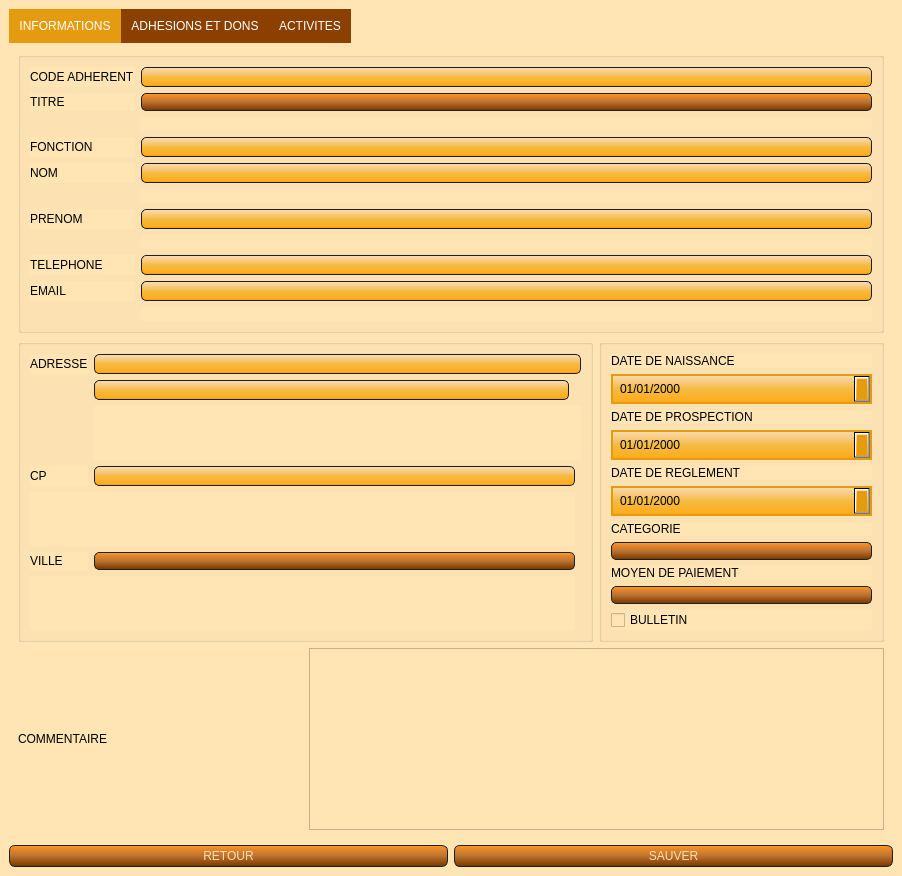
<?xml version="1.0" encoding="UTF-8"?>
<ui version="4.0">
 <class>detail_adherent</class>
 <widget class="QMainWindow" name="detail_adherent">
  <property name="geometry">
   <rect>
    <x>0</x>
    <y>0</y>
    <width>902</width>
    <height>876</height>
   </rect>
  </property>
  <property name="windowTitle">
   <string>AssoGestion - Détail adhérent - AMSE</string>
  </property>
  <property name="styleSheet">
   <string notr="true">QWidget
{
    background-color: #FFE5B4;
}
QLineEdit
{
    background-color: QLinearGradient( x1: 0, y1: 0, x2: 0, y2: 1, stop: 0 #FFDEAD, stop: 0.1 #FAD5A5, stop: 0.5 #F4BB44, stop: 0.9 #FFAC1C, stop: 1 #E49B0F);
    padding: 1px;
    border-style: solid;
    border: 1px solid #1e1e1e;
    border-radius: 5;
}

QPushButton
{
    color: #FFDEAD;
    background-color: QLinearGradient( x1: 0, y1: 0, x2: 0, y2: 1, stop: 0 #FFAC1C, stop: 0.1 #F28C28, stop: 0.5 #B87333, stop: 0.9 #8B4000, stop: 1 #464646);
    border-width: 1px;
    border-color: #1e1e1e;
    border-style: solid;
    border-radius: 6;
    padding: 3px;
    font-size: 12px;
    padding-left: 5px;
    padding-right: 5px;
    min-width: 40px;
}

QPushButton:pressed
{
    background-color: QLinearGradient( x1: 0, y1: 0, x2: 0, y2: 1, stop: 0 #2d2d2d, stop: 0.1 #2b2b2b, stop: 0.5 #292929, stop: 0.9 #282828, stop: 1 #252525);
}

QComboBox
{
	color: #FFDEAD;
    selection-background-color: #FFDEAD;
    background-color: QLinearGradient( x1: 0, y1: 0, x2: 0, y2: 1, stop: 0 #FFAC1C, stop: 0.1 #F28C28, stop: 0.5 #B87333, stop: 0.9 #8B4000, stop: 1 #464646);
    border-style: solid;
    border: 1px solid #1e1e1e;
    border-radius: 5;
}

QComboBox:hover,QPushButton:hover
{
    border: 2px solid QLinearGradient( x1: 0, y1: 0, x2: 0, y2: 1, stop: 0 #FFAC1C, stop: 1 #F28C28);
}


QComboBox:on
{
    padding-top: 3px;
    padding-left: 4px;
    background-color: QLinearGradient( x1: 0, y1: 0, x2: 0, y2: 1, stop: 0 #2d2d2d, stop: 0.1 #2b2b2b, stop: 0.5 #292929, stop: 0.9 #282828, stop: 1 #252525);
    selection-background-color: #ffaa00;
}

QComboBox QAbstractItemView
{
    border: 2px solid darkgray;
    selection-background-color: QLinearGradient( x1: 0, y1: 0, x2: 0, y2: 1, stop: 0 #ffa02f, stop: 1 #d7801a);
}

QComboBox::drop-down
{
     subcontrol-origin: padding;
     subcontrol-position: top right;
     width: 15px;

     border-left-width: 0px;
     border-left-color: darkgray;
     border-left-style: solid; /* just a single line */
     border-top-right-radius: 3px; /* same radius as the QComboBox */
     border-bottom-right-radius: 3px;
 }


QScrollBar:horizontal {
     border: 1px solid #222222;
     background: QLinearGradient( x1: 0, y1: 0, x2: 0, y2: 1, stop: 0.0 #121212, stop: 0.2 #282828, stop: 1 #484848);
     height: 7px;
     margin: 0px 16px 0 16px;
}

QScrollBar::handle:horizontal
{
      background: QLinearGradient( x1: 0, y1: 0, x2: 1, y2: 0, stop: 0 #ffa02f, stop: 0.5 #d7801a, stop: 1 #ffa02f);
      min-height: 20px;
      border-radius: 2px;
}

QScrollBar::add-line:horizontal {
      border: 1px solid #1b1b19;
      border-radius: 2px;
      background: QLinearGradient( x1: 0, y1: 0, x2: 1, y2: 0, stop: 0 #ffa02f, stop: 1 #d7801a);
      width: 14px;
      subcontrol-position: right;
      subcontrol-origin: margin;
}

QScrollBar::sub-line:horizontal {
      border: 1px solid #1b1b19;
      border-radius: 2px;
      background: QLinearGradient( x1: 0, y1: 0, x2: 1, y2: 0, stop: 0 #ffa02f, stop: 1 #d7801a);
      width: 14px;
     subcontrol-position: left;
     subcontrol-origin: margin;
}

QScrollBar::right-arrow:horizontal, QScrollBar::left-arrow:horizontal
{
      border: 1px solid black;
      width: 1px;
      height: 1px;
      background: white;
}

QScrollBar::add-page:horizontal, QScrollBar::sub-page:horizontal
{
      background: none;
}

QScrollBar:vertical
{
      background: QLinearGradient( x1: 0, y1: 0, x2: 1, y2: 0, stop: 0.0 #121212, stop: 0.2 #282828, stop: 1 #484848);
      width: 7px;
      margin: 16px 0 16px 0;
      border: 1px solid #222222;
}

QScrollBar::handle:vertical
{
      background: QLinearGradient( x1: 0, y1: 0, x2: 0, y2: 1, stop: 0 #ffa02f, stop: 0.5 #d7801a, stop: 1 #ffa02f);
      min-height: 20px;
      border-radius: 2px;
}

QScrollBar::add-line:vertical
{
      border: 1px solid #1b1b19;
      border-radius: 2px;
      background: QLinearGradient( x1: 0, y1: 0, x2: 0, y2: 1, stop: 0 #ffa02f, stop: 1 #d7801a);
      height: 14px;
      subcontrol-position: bottom;
      subcontrol-origin: margin;
}

QScrollBar::sub-line:vertical
{
      border: 1px solid #1b1b19;
      border-radius: 2px;
      background: QLinearGradient( x1: 0, y1: 0, x2: 0, y2: 1, stop: 0 #d7801a, stop: 1 #ffa02f);
      height: 14px;
      subcontrol-position: top;
      subcontrol-origin: margin;
}

QScrollBar::up-arrow:vertical, QScrollBar::down-arrow:vertical
{
      border: 1px solid black;
      width: 1px;
      height: 1px;
      background: white;
}


QScrollBar::add-page:vertical, QScrollBar::sub-page:vertical
{
      background: none;
}

QHeaderView::section:horizontal
{
    background-color: QLinearGradient( x1: 0, y1: 0, x2: 0, y2: 1, stop: 0 #FFAC1C, stop: 0.1 #F28C28, stop: 0.5 #B87333, stop: 0.9 #8B4000, stop: 1 #464646);
    color: #FFDEAD;;
    padding-left: 4px;
    border: 1px solid #6c6c6c;
}
QHeaderView::section:vertical
{
    background-color: QLinearGradient( x1: 0, y1: 0, x2: 0, y2: 1, stop: 0 #FFAC1C, stop: 0.1 #F28C28, stop: 0.5 #B87333, stop: 0.9 #8B4000, stop: 1 #464646);
    color: #FFDEAD;;
    padding-left: 4px;
    border: 1px solid #6c6c6c;
}
QTableWidget QTableCornerButton::section {
    background-color: QLinearGradient( x1: 0, y1: 0, x2: 0, y2: 1, stop: 0 #FFAC1C, stop: 0.1 #F28C28, stop: 0.5 #B87333, stop: 0.9 #8B4000, stop: 1 #464646);
}
QTableWidget::item:selected{ background-color: QLinearGradient( x1: 0, y1: 0, x2: 0, y2: 1, stop: 0 #FFDEAD, stop: 0.1 #FAD5A5, stop: 0.5 #F4BB44, stop: 0.9 #FFAC1C, stop: 1 #E49B0F); }

QDateEdit
{
border : 2px solid #E49B0F;
background-color : QLinearGradient( x1: 0, y1: 0, x2: 0, y2: 1, stop: 0 #FFDEAD, stop: 0.1 #FAD5A5, stop: 0.5 #F4BB44, stop: 0.9 #FFAC1C, stop: 1 #E49B0F);;
padding : 5px;
}
QDateEdit::up-arraow
{
border : 2px solid black;
background-color : lightgreen;

}
QDateEdit::down-arrow
{
background-color : #E49B0F;
}

QTabWidget::tab-bar {
   border: 1px solid #E49B0F;
}

QTabBar::tab {
  background: #8B4000;
  color: white;
  padding: 10px;
 }

 QTabBar::tab:selected {
  background: #E49B0F;
 }

QTabWidget::pane { 
   border: none;
}</string>
  </property>
  <widget class="QWidget" name="centralwidget">
   <layout class="QGridLayout" name="gridLayout">
    <item row="2" column="1">
     <widget class="QPushButton" name="butt_valider">
      <property name="text">
       <string>SAUVER</string>
      </property>
     </widget>
    </item>
    <item row="1" column="0" colspan="2">
     <widget class="QTabWidget" name="tab_adherent">
      <property name="enabled">
       <bool>true</bool>
      </property>
      <property name="currentIndex">
       <number>0</number>
      </property>
      <property name="documentMode">
       <bool>false</bool>
      </property>
      <widget class="QWidget" name="tab_info">
       <attribute name="title">
        <string>INFORMATIONS</string>
       </attribute>
       <layout class="QGridLayout" name="gridLayout_2">
        <item row="1" column="0" colspan="2">
         <widget class="QGroupBox" name="groupBox_2">
          <property name="title">
           <string/>
          </property>
          <layout class="QGridLayout" name="gridLayout_4">
           <item row="0" column="1" colspan="3">
            <widget class="QLineEdit" name="adresse_edit"/>
           </item>
           <item row="0" column="0">
            <widget class="QLabel" name="label_5">
             <property name="text">
              <string>ADRESSE</string>
             </property>
            </widget>
           </item>
           <item row="5" column="0">
            <widget class="QLabel" name="label_7">
             <property name="text">
              <string>VILLE</string>
             </property>
            </widget>
           </item>
           <item row="3" column="1" colspan="2">
            <widget class="QLineEdit" name="cp_edit"/>
           </item>
           <item row="3" column="0">
            <widget class="QLabel" name="label_6">
             <property name="text">
              <string>CP</string>
             </property>
            </widget>
           </item>
           <item row="6" column="0" colspan="3">
            <widget class="QLabel" name="label_error_ville">
             <property name="styleSheet">
              <string notr="true">QLabel {
  color: rgb(255, 0, 0);
  font-weight: 600;
}</string>
             </property>
             <property name="text">
              <string/>
             </property>
            </widget>
           </item>
           <item row="2" column="1" colspan="3">
            <widget class="QLabel" name="label_error_adresse">
             <property name="styleSheet">
              <string notr="true">QLabel {
  color: rgb(255, 0, 0);
  font-weight: 600;
}</string>
             </property>
             <property name="text">
              <string/>
             </property>
            </widget>
           </item>
           <item row="5" column="1" colspan="2">
            <widget class="QComboBox" name="cb_ville"/>
           </item>
           <item row="4" column="0" colspan="3">
            <widget class="QLabel" name="label_error_cp">
             <property name="styleSheet">
              <string notr="true">QLabel {
  color: rgb(255, 0, 0);
  font-weight: 600;
}</string>
             </property>
             <property name="text">
              <string/>
             </property>
            </widget>
           </item>
           <item row="1" column="1">
            <widget class="QLineEdit" name="adress_comp_edit"/>
           </item>
          </layout>
         </widget>
        </item>
        <item row="3" column="0">
         <widget class="QLabel" name="label_14">
          <property name="text">
           <string>COMMENTAIRE</string>
          </property>
         </widget>
        </item>
        <item row="3" column="1" colspan="2">
         <widget class="QTextEdit" name="textEdit"/>
        </item>
        <item row="0" column="0" colspan="3">
         <widget class="QGroupBox" name="groupBox">
          <property name="title">
           <string/>
          </property>
          <layout class="QGridLayout" name="gridLayout_3">
           <item row="5" column="0">
            <widget class="QLabel" name="label_2">
             <property name="text">
              <string>NOM</string>
             </property>
            </widget>
           </item>
           <item row="7" column="0">
            <widget class="QLabel" name="label_3">
             <property name="text">
              <string>PRENOM</string>
             </property>
            </widget>
           </item>
           <item row="5" column="1">
            <widget class="QLineEdit" name="nom_edit">
             <property name="enabled">
              <bool>true</bool>
             </property>
            </widget>
           </item>
           <item row="1" column="0">
            <widget class="QLabel" name="label">
             <property name="text">
              <string>TITRE</string>
             </property>
            </widget>
           </item>
           <item row="0" column="1">
            <widget class="QLineEdit" name="code_edit">
             <property name="enabled">
              <bool>false</bool>
             </property>
            </widget>
           </item>
           <item row="0" column="0">
            <widget class="QLabel" name="label_15">
             <property name="text">
              <string>CODE ADHERENT</string>
             </property>
            </widget>
           </item>
           <item row="12" column="1">
            <widget class="QLabel" name="label_error_email">
             <property name="styleSheet">
              <string notr="true">QLabel {
  color: rgb(255, 0, 0);
  font-weight: 600;
}</string>
             </property>
             <property name="text">
              <string/>
             </property>
            </widget>
           </item>
           <item row="3" column="1">
            <widget class="QLabel" name="label_error_titre">
             <property name="styleSheet">
              <string notr="true">QLabel {
  color: rgb(255, 0, 0);
  font-weight: 600;
}</string>
             </property>
             <property name="text">
              <string/>
             </property>
            </widget>
           </item>
           <item row="6" column="1">
            <widget class="QLabel" name="label_error_nom">
             <property name="styleSheet">
              <string notr="true">QLabel {
  color: rgb(255, 0, 0);
  font-weight: 600;
}</string>
             </property>
             <property name="text">
              <string/>
             </property>
            </widget>
           </item>
           <item row="7" column="1">
            <widget class="QLineEdit" name="prenom_edit"/>
           </item>
           <item row="8" column="1">
            <widget class="QLabel" name="label_error_prenom">
             <property name="styleSheet">
              <string notr="true">QLabel {
  color: rgb(255, 0, 0);
  font-weight: 600;
}</string>
             </property>
             <property name="text">
              <string/>
             </property>
            </widget>
           </item>
           <item row="9" column="0">
            <widget class="QLabel" name="label_4">
             <property name="text">
              <string>TELEPHONE</string>
             </property>
            </widget>
           </item>
           <item row="9" column="1">
            <widget class="QLineEdit" name="tel_edit"/>
           </item>
           <item row="11" column="1">
            <widget class="QLineEdit" name="email_edit"/>
           </item>
           <item row="1" column="1">
            <widget class="QComboBox" name="cb_titre"/>
           </item>
           <item row="11" column="0">
            <widget class="QLabel" name="label_8">
             <property name="text">
              <string>EMAIL</string>
             </property>
            </widget>
           </item>
           <item row="4" column="1">
            <widget class="QLineEdit" name="fonction_edit"/>
           </item>
           <item row="4" column="0">
            <widget class="QLabel" name="label_16">
             <property name="text">
              <string>FONCTION</string>
             </property>
            </widget>
           </item>
          </layout>
         </widget>
        </item>
        <item row="1" column="2">
         <widget class="QGroupBox" name="groupBox_3">
          <property name="title">
           <string/>
          </property>
          <layout class="QGridLayout" name="gridLayout_5">
           <item row="8" column="0">
            <widget class="QLabel" name="label_13">
             <property name="text">
              <string>MOYEN DE PAIEMENT</string>
             </property>
            </widget>
           </item>
           <item row="9" column="0">
            <widget class="QComboBox" name="cb_paiement_means">
             <item>
              <property name="text">
               <string/>
              </property>
             </item>
             <item>
              <property name="text">
               <string>Chèque</string>
              </property>
             </item>
             <item>
              <property name="text">
               <string>Espèce</string>
              </property>
             </item>
             <item>
              <property name="text">
               <string>CB</string>
              </property>
             </item>
             <item>
              <property name="text">
               <string>Virement</string>
              </property>
             </item>
            </widget>
           </item>
           <item row="4" column="0">
            <widget class="QLabel" name="label_11">
             <property name="text">
              <string>DATE DE REGLEMENT</string>
             </property>
            </widget>
           </item>
           <item row="0" column="0">
            <widget class="QLabel" name="label_9">
             <property name="text">
              <string>DATE DE NAISSANCE</string>
             </property>
            </widget>
           </item>
           <item row="2" column="0">
            <widget class="QLabel" name="label_10">
             <property name="text">
              <string>DATE DE PROSPECTION</string>
             </property>
            </widget>
           </item>
           <item row="5" column="0">
            <widget class="QDateEdit" name="adhesion_edit">
             <property name="displayFormat">
              <string>dd/MM/yyyy</string>
             </property>
             <property name="calendarPopup">
              <bool>true</bool>
             </property>
            </widget>
           </item>
           <item row="1" column="0">
            <widget class="QDateEdit" name="naissance_edit">
             <property name="displayFormat">
              <string>dd/MM/yyyy</string>
             </property>
             <property name="calendarPopup">
              <bool>true</bool>
             </property>
            </widget>
           </item>
           <item row="3" column="0">
            <widget class="QDateEdit" name="prospection_edit">
             <property name="displayFormat">
              <string>dd/MM/yyyy</string>
             </property>
             <property name="calendarPopup">
              <bool>true</bool>
             </property>
            </widget>
           </item>
           <item row="7" column="0">
            <widget class="QComboBox" name="cb_type_membre">
             <item>
              <property name="text">
               <string/>
              </property>
             </item>
             <item>
              <property name="text">
               <string>Membre</string>
              </property>
             </item>
             <item>
              <property name="text">
               <string>Ancien Membre</string>
              </property>
             </item>
             <item>
              <property name="text">
               <string>Prospect</string>
              </property>
             </item>
            </widget>
           </item>
           <item row="6" column="0">
            <widget class="QLabel" name="label_12">
             <property name="text">
              <string>CATEGORIE</string>
             </property>
            </widget>
           </item>
           <item row="10" column="0">
            <widget class="QCheckBox" name="check_bulletin">
             <property name="text">
              <string>BULLETIN</string>
             </property>
            </widget>
           </item>
          </layout>
         </widget>
        </item>
       </layout>
      </widget>
      <widget class="QWidget" name="tab_adhesion">
       <attribute name="title">
        <string>ADHESIONS ET DONS</string>
       </attribute>
       <layout class="QGridLayout" name="gridLayout_6">
        <item row="2" column="0">
         <widget class="QTableWidget" name="tab_adh_dons">
          <property name="editTriggers">
           <set>QAbstractItemView::NoEditTriggers</set>
          </property>
         </widget>
        </item>
        <item row="1" column="0">
         <widget class="QPushButton" name="button_add_don">
          <property name="text">
           <string>AJOUTER UN DON</string>
          </property>
         </widget>
        </item>
        <item row="0" column="0">
         <widget class="QPushButton" name="button_add_adh">
          <property name="text">
           <string>AJOUTER UNE ADHESION</string>
          </property>
         </widget>
        </item>
       </layout>
      </widget>
      <widget class="QWidget" name="tab_act">
       <attribute name="title">
        <string>ACTIVITES</string>
       </attribute>
       <layout class="QGridLayout" name="gridLayout_7">
        <item row="0" column="0">
         <widget class="QTableWidget" name="tab_activites_adherent">
          <column>
           <property name="text">
            <string>Code</string>
           </property>
          </column>
          <column>
           <property name="text">
            <string>Activité</string>
           </property>
          </column>
          <column>
           <property name="text">
            <string>Date</string>
           </property>
          </column>
         </widget>
        </item>
       </layout>
      </widget>
     </widget>
    </item>
    <item row="2" column="0">
     <widget class="QPushButton" name="button_retour">
      <property name="text">
       <string>RETOUR</string>
      </property>
     </widget>
    </item>
   </layout>
  </widget>
 </widget>
 <tabstops>
  <tabstop>code_edit</tabstop>
  <tabstop>cb_titre</tabstop>
  <tabstop>fonction_edit</tabstop>
  <tabstop>nom_edit</tabstop>
  <tabstop>prenom_edit</tabstop>
  <tabstop>tel_edit</tabstop>
  <tabstop>email_edit</tabstop>
  <tabstop>adresse_edit</tabstop>
  <tabstop>adress_comp_edit</tabstop>
  <tabstop>cp_edit</tabstop>
  <tabstop>cb_ville</tabstop>
  <tabstop>naissance_edit</tabstop>
  <tabstop>prospection_edit</tabstop>
  <tabstop>adhesion_edit</tabstop>
  <tabstop>cb_type_membre</tabstop>
  <tabstop>textEdit</tabstop>
  <tabstop>button_retour</tabstop>
  <tabstop>butt_valider</tabstop>
  <tabstop>button_add_adh</tabstop>
  <tabstop>tab_adh_dons</tabstop>
  <tabstop>tab_adherent</tabstop>
 </tabstops>
 <resources/>
 <connections/>
</ui>
